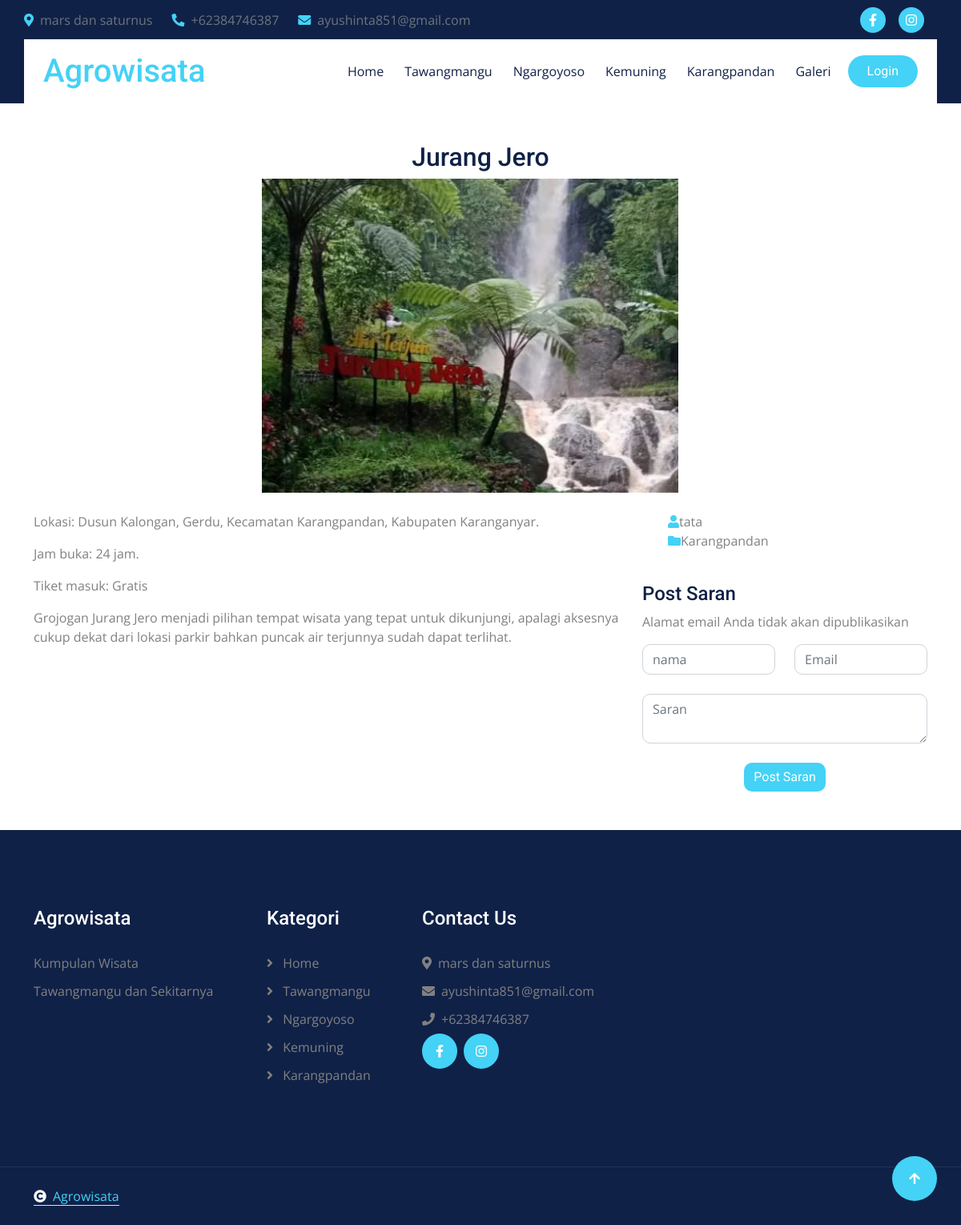
Page /home/artikel/Jurang-Jero on the committed database.
### tables this page shows
CREATE TABLE `konfigurasi` (
  `id_konfigurasi` int NOT NULL,
  `judul_website` varchar(200) NOT NULL,
  `profil_website` text NOT NULL,
  `instagram` varchar(200) NOT NULL,
  `facebook` varchar(200) NOT NULL,
  `email` varchar(200) NOT NULL,
  `alamat` varchar(300) NOT NULL,
  `no_wa` varchar(200) NOT NULL
);

CREATE TABLE `kategori` (
  `id_kategori` int NOT NULL,
  `nama_kategori` varchar(200) NOT NULL
);

CREATE TABLE `konten` (
  `id_konten` int NOT NULL,
  `judul` varchar(200) NOT NULL,
  `keterangan` text NOT NULL,
  `foto` varchar(200) NOT NULL,
  `slug` varchar(200) NOT NULL,
  `id_kategori` varchar(200) NOT NULL,
  `tanggal` date NOT NULL,
  `username` varchar(100) NOT NULL
);

CREATE TABLE `user` (
  `id_user` int NOT NULL,
  `username` varchar(100) NOT NULL,
  `nama` varchar(100) NOT NULL,
  `password` varchar(100) DEFAULT NULL,
  `level` enum('admin','user') NOT NULL
);

### application/controllers/Home.php (called while the page is built, shortened)
<?php
class Home extends CI_Controller {
    function artikel($id){
        $this->db->from('konfigurasi');
        $konfig = $this->db->get()->row();
        $this->db->from('kategori');
        $kategori = $this->db->get()->result_array();
        $this->db->from('konten a');
        $this->db->join('kategori b','a.id_kategori=b.id_kategori','left');
        $this->db->join('user c','a.username=c.username','left');
        $this->db->where('slug',$id);
        $konten = $this->db->get()->row();
        $data = array(
            'judul'     => $konten->judul." | Tata",
            'konfig'    => $konfig,
            'kategori'  => $kategori,
            'konten'  => $konten
        );
        $this->load->view('detail',$data);
    }
}

### index.php (called while the page is built, shortened)
<?php
require_once BASEPATH.'core/CodeIgniter.php';

### application/views/detail.php (the view, shortened to what this page needs)
<!DOCTYPE html>
<html lang="en">
<head>
	<link rel="stylesheet" href="https://use.fontawesome.com/releases/v5.15.4/css/all.css" />
	<link href="https://cdn.jsdelivr.net/npm/bootstrap-icons@1.4.1/font/bootstrap-icons.css" rel="stylesheet">
	<link rel="stylesheet" href="https://cdnjs.cloudflare.com/ajax/libs/animate.css/4.1.1/animate.min.css" />
	<link href="<?= base_url('assets/investa/'); ?>lib/animate/animate.min.css" rel="stylesheet">
	<link href="<?= base_url('assets/investa/'); ?>lib/owlcarousel/assets/owl.carousel.min.css" rel="stylesheet">
	<link href="<?= base_url('assets/investa/'); ?>lib/lightbox/css/lightbox.min.css" rel="stylesheet">
	<link href="<?= base_url('assets/investa/'); ?>css/bootstrap.min.css" rel="stylesheet">
	<link href="<?= base_url('assets/investa/'); ?>css/style.css" rel="stylesheet">
</head>
<body>
	<div class="container-fluid topbar px-0 d-none d-lg-block">
		<div class="container px-0">
			<div class="row gx-0 align-items-center" style="height: 45px;">
				<div class="col-lg-8 text-center text-lg-start mb-lg-0">
					<div class="d-flex flex-wrap">
						<a href="#" class="text-muted me-4"><i
								class="fas fa-map-marker-alt text-primary me-2"></i><?= $konfig->alamat; ?></a>
						<a href="#" class="text-muted me-4"><i
								class="fas fa-phone-alt text-primary me-2"></i><?= $konfig->no_wa; ?></a>
						<a href="#" class="text-muted me-0"><i
								class="fas fa-envelope text-primary me-2"></i><?= $konfig->email; ?></a>
					</div>
				</div>
				<div class="col-lg-4 text-center text-lg-end">
					<div class="d-flex align-items-center justify-content-end">
						<a href="<?= $konfig->facebook ?>"
							class="btn btn-primary btn-square rounded-circle nav-fill me-3"><i
								class="fab fa-facebook-f text-white"></i></a>
						<a href="<?= $konfig->instagram ?>"
							class="btn btn-primary btn-square rounded-circle nav-fill me-3"><i
								class="fab fa-instagram text-white"></i></a>
					</div>
				</div>
			</div>
		</div>
	</div>
	<div class="container-fluid sticky-top px-0">
		<div class="container px-0">
			<nav class="navbar navbar-expand-lg navbar-dark bg-white py-3 px-4">
				<a href="<?= base_url(); ?>" class="navbar-brand p-0">
					<h1 class="text-primary m-0"><?= $konfig->judul_website; ?></h1>
				</a>
				<div class="collapse navbar-collapse" id="navbarCollapse">
					<div class="navbar-nav ms-auto py-0 ">
						<a href="<?= base_url(); ?>" class="nav-item nav-link">Home</a>
						<?php foreach($kategori as $ka) { ?>
						<a href="<?= base_url('home/kategori/'.$ka['id_kategori']) ?>"
							class="nav-item nav-link"><?= $ka['nama_kategori']?> </a>
						<?php } ?>
						<a href="<?= base_url('home/galeri')?>" class="nav-item nav-link">Galeri</a>
					</div>
					<div class="d-flex align-items-center flex-nowrap pt-xl-0">
						<a href="<?= base_url('Ror')?>"
							class="btn btn-primary rounded-pill text-white py-2 px-4 ms-2 flex-wrap flex-sm-shrink-0">Login</a>
					</div>
				</div>
			</nav>
		</div>
	</div>
	<div class="container-fluid blog py-5">
		<section class="blog" data-aos="fade-up" data-aos-easing="ease-in-out" data-aos-duration="500">
			<div class="container">
				<div class="row justify-content-center">
					<div class="col-4 text-center">
					<h2 class="entry-title">
						<?=$konten->judul?>
					</h2>
					</div>
				</div>
				<div class="row justify-content-center mb-4">
					<div class="col-6">
					<div class="entry-content">
						<img class="img-fluid roundedmb-4  	"
							src="<?= base_url('assets/upload/konten/'.$konten->foto) ?>" alt="Deskripsi Gambar">
					</div>
					</div>
				</div>
				<div class="row">
					<div class="col-8">
						<div class="description">
							<?php
						$paragraphs = explode("\n", $konten->keterangan);
						foreach ($paragraphs as $paragraph) {
							echo '<p>' . htmlspecialchars(trim($paragraph)) . '</p>';
						}
						?>
						</div>
					</div>
					<div class="col-4 ">
						<div class=" mt-50px">
							<div class="entry-meta">
								<ul>
									<li class="d-flex align-items-center"><i class="fa fa-user text-primary"></i><?= $konten->nama ?></a>
									<li class="d-flex align-items-center"><i class="fa fa-folder text-primary"></i><?= $konten->nama_kategori ?></li>
								</ul>
							</div><br>
							<div class="">
								<form action="<?= site_url('admin/saran/simpan') ?>" method="post">
									<h4>Post Saran</h4>
									<p>Alamat email Anda tidak akan dipublikasikan</p>
									<div class="row">
										<div class="col-md-6 form-group">
											<input name="name" type="text" class="form-control" placeholder="nama"
												required>
										</div>
										<div class="col-md-6 form-group">
											<input name="email" type="email" class="form-control" placeholder="Email"
												required>
										</div>
									</div> <br>
									<div class="row">
										<div class="col form-group">
											<textarea name="comment" class="form-control" placeholder="Saran"
												required></textarea>
										</div>
									</div><br>
									<div class="text-center">
										<button type="submit" class="btn btn-primary">Post Saran</button>
									</div>
								</form>
							</div>
						</div>
					</div>
				</div>
			</div>
		</section>
	</div>
	<div class="container-fluid footer py-5 wow fadeIn" data-wow-delay="0.2s">
		<div class="container py-5">
			<div class="row g-5">
				<div class="col-md-6 col-lg-6 col-xl-3">
					<div class="footer-item d-flex flex-column">
						<div class="footer-item">
							<h4 class="text-white mb-4"><?= $konfig->judul_website; ?></h4>
							<p class="mb-3"><?= $konfig->profil_website; ?></p>
						</div>
					</div>
				</div>
				<div class="col-md-6 col-lg-6 col-xl-2">
					<div class="footer-item d-flex flex-column">
						<h4 class="text-white mb-4">Kategori</h4>
						<a href="<?= base_url(); ?>"><i class="fas fa-angle-right me-2"></i> Home</a>
						<?php foreach($kategori as $ka) { ?>
						<a href="<?= base_url('home/kategori/'.$ka['id_kategori']) ?>"><i
								class="fas fa-angle-right me-2"></i> <?= $ka['nama_kategori']?></a>
						<?php } ?>
					</div>
				</div>
				<div class="col-md-6 col-lg-6 col-xl-3">
					<div class="footer-item d-flex flex-column">
						<h4 class="text-white mb-4">Contact Us</h4>
						<a href=""><i class="fa fa-map-marker-alt me-2"></i><?= $konfig->alamat; ?></a>
						<a href=""><i class="fas fa-envelope me-2"></i><?= $konfig->email; ?></a>
						<a href=""><i class="fas fa-phone me-2"></i><?= $konfig->no_wa; ?></a>
						<div class="d-flex align-items-center">
							<a class="btn btn-light btn-md-square me-2" href="<?= $konfig->facebook ?>"><i
									class="fab fa-facebook-f"></i></a>
							<a class="btn btn-light btn-md-square me-2" href="<?= $konfig->instagram; ?>"><i
									class="fab fa-instagram"></i></a>
						</div>
					</div>
				</div>
			</div>
		</div>
	</div>
	<div class="container-fluid copyright py-4">
		<div class="container">
			<div class="row g-4 align-items-center">
				<div class="col-md-6 text-center text-md-start mb-md-0">
					<span class="text-body"><a href="#" class="border-bottom text-primary"><i
								class="fas fa-copyright text-light me-2"></i><?= $konfig->judul_website ?></a></span>
				</div>
			</div>
		</div>
	</div>
	<a href="#" class="btn btn-primary btn-lg-square back-to-top"><i class="fa fa-arrow-up"></i></a>
</body>
</html>

### assets/Investa/css/style.css (style rules this page uses)
.back-to-top { position: fixed; right: 30px; bottom: 30px; display: flex; width: 45px; height: 45px; align-items: center; justify-content: center; transition: 0.5s; z-index: 99; }
.btn { font-weight: 600; transition: .5s; }
.btn-square { width: 32px; height: 32px; }
.btn-md-square { width: 44px; height: 44px; }
.btn-lg-square { width: 56px; height: 56px; }
.btn-square, .btn-sm-square, .btn-md-square, .btn-lg-square, .btn-xl-square { padding: 0; display: flex; align-items: center; justify-content: center; font-weight: normal; border-radius: 50%; }
.btn.btn-primary { background: var(--bs-primary) !important; color: var(--bs-white) !important; font-family: 'Roboto', sans-serif; border: none; font-weight: 400; transition: 0.5s; }
.btn.btn-light { background: var(--bs-primary) !important; color: var(--bs-white) !important; font-family: 'Roboto', sans-serif; border: none; font-weight: 400; transition: 0.5s; }
.topbar { padding: 2px 10px 2px 20px; background: var(--bs-dark) !important; }
.sticky-top, .sticky-top .container { transition: 0.5s !important; }
.navbar .navbar-nav .nav-item.nav-link, .navbar .navbar-nav .nav-link { color: var(--bs-dark) !important; }
.navbar .navbar-nav .nav-item { position: relative; margin: 0 5px !important; }
.navbar .navbar-nav .nav-item::before, .navbar .navbar-nav .nav-item::after { position: absolute; content: ""; width: 0; height: 0; border: 0px solid var(--bs-primary); transition: 0.5s; }
.navbar .navbar-nav .nav-item::before { top: 0; left: 0; }
.navbar .navbar-nav .nav-item::after { bottom: 0; right: 0; }
.footer { background: var(--bs-dark); }
.footer .footer-item a { line-height: 35px; color: var(--bs-body); transition: 0.5s; }
.footer .footer-item p { line-height: 35px; }
.copyright { border-top: 1px solid rgba(255, 255, 255, 0.08); background: var(--bs-dark) !important; }

### rows in the picture
konfigurasi: alamat "mars dan saturnus", no_wa "+62384746387", email "ayushinta851@gmail.com", judul_website "Agrowisata", profil_website "Kumpulan Wisata Tawangmangu dan Sekitarnya"
kategori: nama_kategori "Tawangmangu"
kategori: nama_kategori "Ngargoyoso"
kategori: nama_kategori "Kemuning"
kategori: nama_kategori "Karangpandan"
konten: judul "Jurang Jero", foto (picture), keterangan "Lokasi: Dusun Kalongan, Gerdu, Kecamatan Karangpandan, Kabupaten Karanganyar.", keterangan "Jam buka: 24 jam.", keterangan "Tiket masuk: Gratis", keterangan "Grojogan Jurang Jero menjadi pilihan tempat wisata yang tepat untuk dikunjungi, apalagi aksesnya cukup dekat dari lokasi parkir bahkan puncak air terjunnya sudah dapat terlihat.", user.nama "tata", id_kategori.nama_kategori "Karangpandan"
